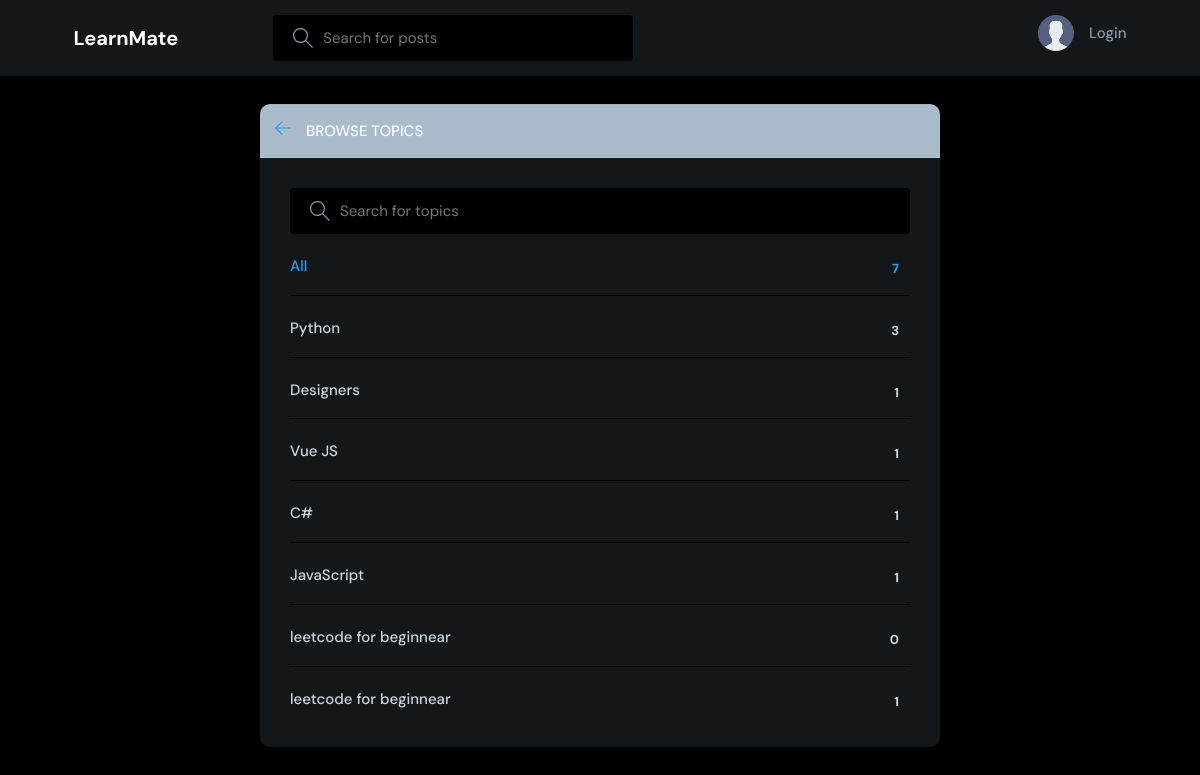
Page /topics/ on the committed database.
### base/models.py (models this page shows, shortened)
class Topic(models.Model):
    name = models.CharField(max_length=200)

### base/views.py (the view)
# urls.py: path('topics/', views.topicsPage, name="topics"),
def topicsPage(request):
    q = request.GET.get('q') if request.GET.get('q') != None else ''
    topics = Topic.objects.filter(name__icontains=q)
    return render(request, 'base/topics.html', {'topics': topics})

### base/templates/base/topics.html (shortened to what this page needs)
{% extends 'main.html' %}
{% block content %}
<main class="create-room layout">
  <div class="container">
    <div class="layout__box">
      <div class="layout__boxHeader">
        <div class="layout__boxTitle">
          <a href="{% url 'home' %}">
            <svg version="1.1" xmlns="http://www.w3.org/2000/svg" width="32" height="32" viewBox="0 0 32 32">
              <title>arrow-left</title>
              <path
                d="M13.723 2.286l-13.723 13.714 13.719 13.714 1.616-1.611-10.96-10.96h27.625v-2.286h-27.625l10.965-10.965-1.616-1.607z">
              </path>
            </svg>
          </a>
          <h3>Browse Topics</h3>
        </div>
      </div>
      <div class="topics-page layout__body">
        <form action="" method="GET" class="header__search">
          <label>
            <input name="q" placeholder="Search for topics" />
          </label>
        </form>
        <ul class="topics__list">
          <li>
            <a href="{% url 'topics' %}" class="active">All <span>{{topics.count}}</span></a>
          </li>
          {% for topic in topics %}
          <li>
            <a href="{% url 'home' %}?q={{topic.name}}">{{ topic.name }} <span>{{topic.room_set.all.count}}</span></a>
          </li>
          {% endfor %}
        </ul>
      </div>
    </div>
  </div>
</main>
{% endblock content %}

### templates/main.html (shortened to what this page needs)
<!DOCTYPE html>
{% load static %}
<html lang="en">
<head>
    <link rel="stylesheet" href="{% static 'styles/style.css' %}" />
</head>
<body>
    {% include 'navbar.html' %}
    {% block content %}
    {% endblock %}
</body>
</html>

### templates/navbar.html (shortened to what this page needs)
{% load static %}
<header class="header header--loggedIn">
    <div class="container">
        <a href="{% url 'home' %}" class="header__logo">
            <h1>LearnMate</h1>
        </a>
        <form class="header__search" method="GET" action="{% url 'home' %}">
            <label>
                <input name="q" placeholder="Search for posts" />
            </label>
        </form>
        <nav class="header__menu">
            {% if request.user.is_authenticated %}
            <div class="header__user">
                <a href="{% url 'update-user' %}">
                    <div class="avatar avatar--medium active">
                        <img src="{{request.user.avatar.url}}" />
                    </div>
                    <p>{{request.user.username}} <span>@{{request.user.username}}</span></p>
                </a>
                <button class="dropdown-button">
                    <svg version="1.1" xmlns="http://www.w3.org/2000/svg" width="32" height="32" viewBox="0 0 32 32">
                        <title>chevron-down</title>
                        <path d="M16 21l-13-13h-3l16 16 16-16h-3l-13 13z"></path>
                    </svg>
                </button>
            </div>
            {% else %}
            <a href="{% url 'login' %}">
                <img src="{% static 'images/avatar.svg' %}" />
                <p>Login</p>
            </a>
            {% endif %}
        </nav>
    </div>
</header>

### static/styles/style.css (style rules this page uses)
:root { --color-main: #1da1f2; --color-main-light: #2b90d9; --color-dark: #14171a; --color-dark-medium: #000000; --color-dark-light: #aabbcc; --color-light: #ffffff; --color-gray: #8899a6; --color-light-gray: #ccd6dd; --color-bg: #000000; --color-success: #17bf63; --color-error: #e0245e; }
* { font-family: "DM Sans", -apple-system, BlinkMacSystemFont, "Segoe UI", Roboto, Oxygen, Ubuntu, Cantarell, "Open Sans", "Helvetica Neue", sans-serif; margin: 0; padding: 0; box-sizing: border-box; text-rendering: optimizeLegibility; font-size: inherit; }
html { font-size: 56.25%; }
@media only screen and (min-width: 1200px) { html { font-size: 62.5%; } }
body { line-height: 1.6; font-weight: 400; font-size: 1.5rem; color: var(--color-light-gray); background-color: var(--color-bg); min-height: 100vh; }
img { width: 100%; }
a { display: inline-block; color: var(--color-main); text-decoration: none; }
.container { max-width: 120rem; width: 90%; margin: auto; }
.header { padding: 1.5rem; background-color: var(--color-dark); }
.header > .container { display: flex; gap: 9.5rem; }
.header__logo, .header__user { display: flex; gap: 2rem; align-items: center; }
.header__logo > h1 { font-weight: 700; font-size: 2rem; color: var(--color-light); }
.header__search > label { background-color: var(--color-dark-medium); padding: 1.3rem 1rem; display: flex; align-items: center; gap: 1rem; border-radius: 4px; }
.header__search svg { fill: var(--color-gray); width: 2rem; height: 2rem; margin-left: 1rem; }
.header__search input { width: 30rem; background: transparent; border: none; outline: none; color: var(--color-light); }
.header__menu { margin-left: auto; position: relative; }
.header__menu a { display: flex; gap: 1.5rem; align-items: center; font-weight: 500; text-decoration: none; color: var(--color-gray); }
.header__menu img { height: 3.6rem; }
.header__menu p { line-height: 1.2; }
.layout { margin-top: 2.4rem; }
.layout > .container { display: flex; justify-content: space-between; align-items: flex-start; }
.layout__box { width: 90%; max-width: 48rem; min-height: 40rem; position: absolute; top: 50%; left: 50%; transform: translate(-50%, -46%); background-color: var(--color-dark); border-radius: 1rem; box-shadow: 1px 1px 6px 3px rgba(0, 0, 0, 0.1); overflow: hidden; }
.layout__boxHeader { display: flex; padding: 1.5rem; background-color: var(--color-dark-light); }
.layout__boxTitle { display: flex; gap: 1.5rem; align-items: center; }
.layout__boxTitle h3 { text-transform: uppercase; font-weight: 500; color: var(--color-light); }
.layout__boxTitle svg { width: 1.6rem; height: 1.6rem; fill: var(--color-main); }
.layout__body { margin: 3rem; }
.topics__list { list-style: none; }
.topics__list li a { display: flex; justify-content: space-between; margin-bottom: 3rem; font-weight: 500; color: var(--color-light-gray); transition: all 0.3s ease-in-out; }
.topics__list li a.active, .topics__list li a:hover { color: var(--color-main); }
.topics__list li a span { padding: 0.5rem 1rem; background-color: var(--color-dark); border-radius: 3px; font-size: 1.3rem; font-weight: 700; letter-spacing: 1px; }
.topics-page .topics__list li:not(:last-child) a { margin: 2rem 0; padding-bottom: 1rem; text-decoration: none; border-bottom: 1px solid var(--color-dark-medium); }
.topics-page .header__search { display: block; }
.create-room.layout .layout__box { max-width: 68rem; }

### rows in the picture
Topic: name "Python", room_set.all.count "3"
Topic: name "Designers", room_set.all.count "1"
Topic: name "Vue JS", room_set.all.count "1"
Topic: name "C#", room_set.all.count "1"
Topic: name "JavaScript", room_set.all.count "1"
Topic: name "leetcode for beginnear", room_set.all.count "0"
Topic: name "leetcode for beginnear", room_set.all.count "1"

### other values in the picture
{{ topics.count }} "7"
